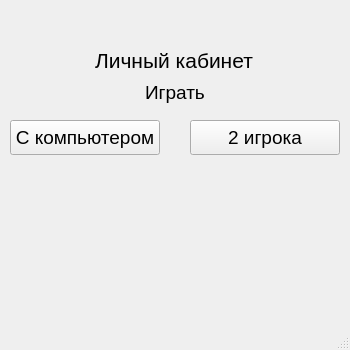
<?xml version="1.0" encoding="UTF-8"?>
<ui version="4.0">
 <class>MainWindow</class>
 <widget class="QMainWindow" name="MainWindow">
  <property name="geometry">
   <rect>
    <x>0</x>
    <y>0</y>
    <width>350</width>
    <height>350</height>
   </rect>
  </property>
  <property name="windowTitle">
   <string>Авторизация</string>
  </property>
  <widget class="QWidget" name="centralwidget">
   <widget class="QLabel" name="label">
    <property name="geometry">
     <rect>
      <x>145</x>
      <y>75</y>
      <width>60</width>
      <height>35</height>
     </rect>
    </property>
    <property name="font">
     <font>
      <pointsize>14</pointsize>
     </font>
    </property>
    <property name="text">
     <string>Играть</string>
    </property>
   </widget>
   <widget class="QPushButton" name="Button2Player">
    <property name="geometry">
     <rect>
      <x>190</x>
      <y>120</y>
      <width>150</width>
      <height>35</height>
     </rect>
    </property>
    <property name="font">
     <font>
      <pointsize>14</pointsize>
     </font>
    </property>
    <property name="text">
     <string>2 игрока</string>
    </property>
   </widget>
   <widget class="QPushButton" name="ButtonwithBot">
    <property name="geometry">
     <rect>
      <x>10</x>
      <y>120</y>
      <width>150</width>
      <height>35</height>
     </rect>
    </property>
    <property name="font">
     <font>
      <pointsize>14</pointsize>
     </font>
    </property>
    <property name="text">
     <string>С компьютером</string>
    </property>
   </widget>
   <widget class="QLabel" name="label_2">
    <property name="geometry">
     <rect>
      <x>95</x>
      <y>40</y>
      <width>161</width>
      <height>41</height>
     </rect>
    </property>
    <property name="font">
     <font>
      <pointsize>16</pointsize>
     </font>
    </property>
    <property name="text">
     <string>Личный кабинет</string>
    </property>
   </widget>
  </widget>
  <widget class="QMenuBar" name="menubar">
   <property name="geometry">
    <rect>
     <x>0</x>
     <y>0</y>
     <width>350</width>
     <height>21</height>
    </rect>
   </property>
  </widget>
  <widget class="QStatusBar" name="statusbar"/>
 </widget>
 <resources/>
 <connections/>
</ui>
